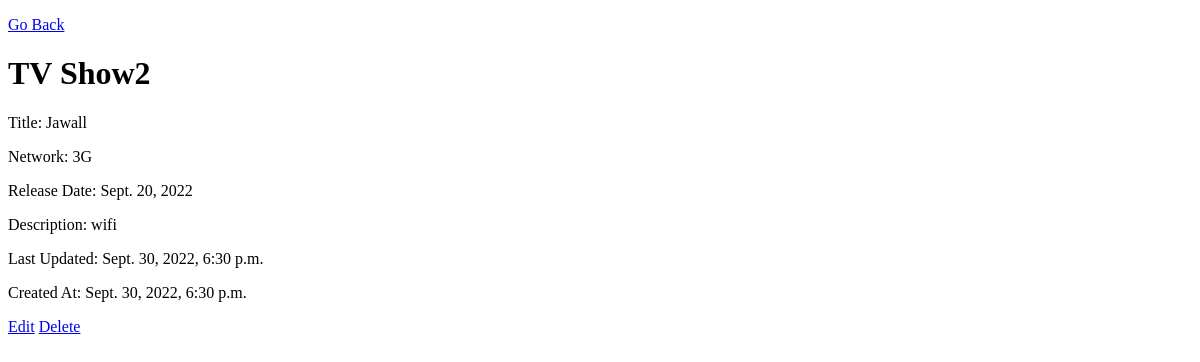
The page /shows/2 on the database as committed earlier.
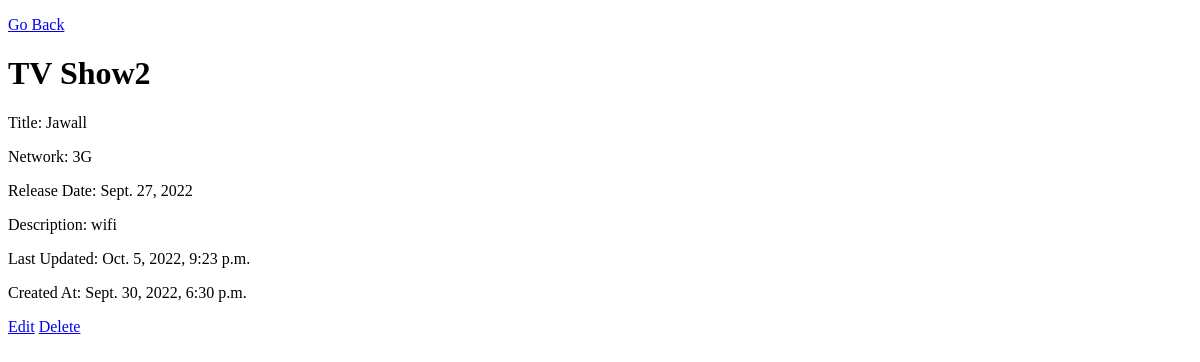
The same page on the database as committed later.
### firstapp/models.py (models this page shows)
class Show(models.Model):
    title = models.CharField(max_length=75)
    nets = models.CharField(max_length=4)
    release_date = models.DateField()
    desc = models.TextField(default="This is a show description")
    created_at = models.DateTimeField(auto_now_add=True)
    updated_at = models.DateTimeField(auto_now=True)
    objects = ShowManager()

### firstapp/views.py (the view)
# urls.py: path('shows/<int:id>', views.tvshows),
def tvshows(request, id):
    context = {
        'datashow': Show.objects.get(id=id)
    }
    return render(request, 'TV_Show.html', context)

### firstapp/templates/TV_Show.html (shortened to what this page needs)
<!DOCTYPE html>
<html lang="en">
<head>
    {% load static %}
</head>
<body>
    <div id="goback">
        <p><a href="/">Go Back</a></p>
    </div>
    <h1>TV Show<span>{{datashow.id}}</span></h1>
    <section>
        <p>Title: {{datashow.title}}</p>
        <P>Network: {{datashow.nets}}</P>
        <p>Release Date: {{datashow.release_date}}</p>
        <p>Description: {{datashow.desc}}</p>
        <p>Last Updated: {{datashow.updated_at}}</p>
        <p>Created At: {{datashow.created_at}}</p>
        <a href="/shows/{{datashow.id}}/edit">Edit</a>
        <a href="/shows/{{datashow.id}}/delete">Delete</a>
    </section>
</body>
</html>

Rows that differ between the two databases and show on the page:
changed Show "Jawall": release_date "Sept. 20, 2022" → "Sept. 27, 2022"; updated_at "Sept. 30, 2022, 6:30 p.m." → "Oct. 5, 2022, 9:23 p.m."
